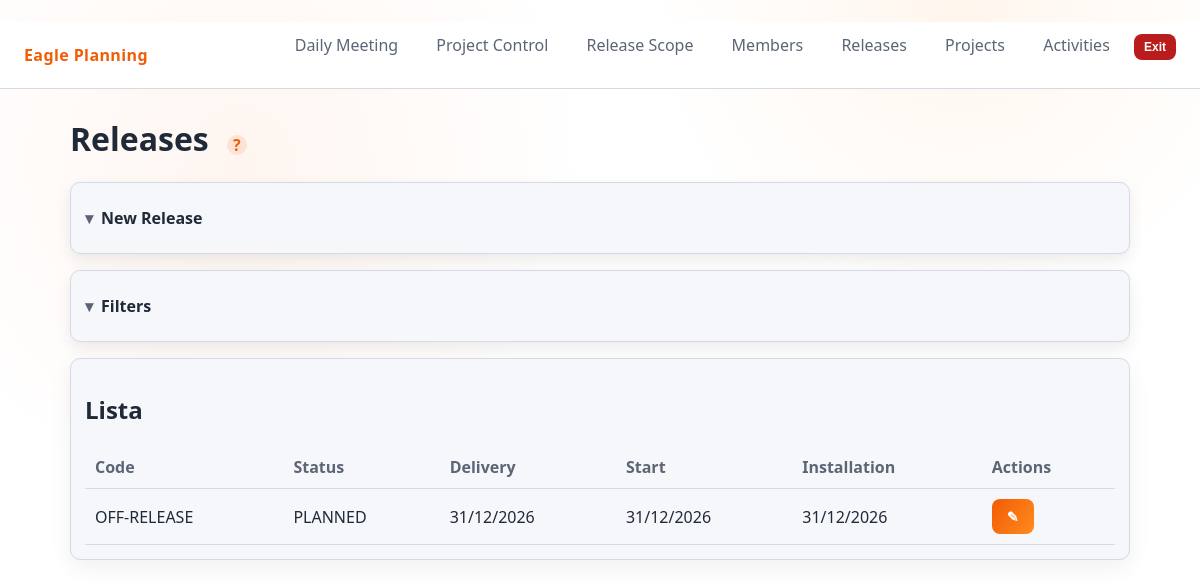
The app's page /releases, older data.
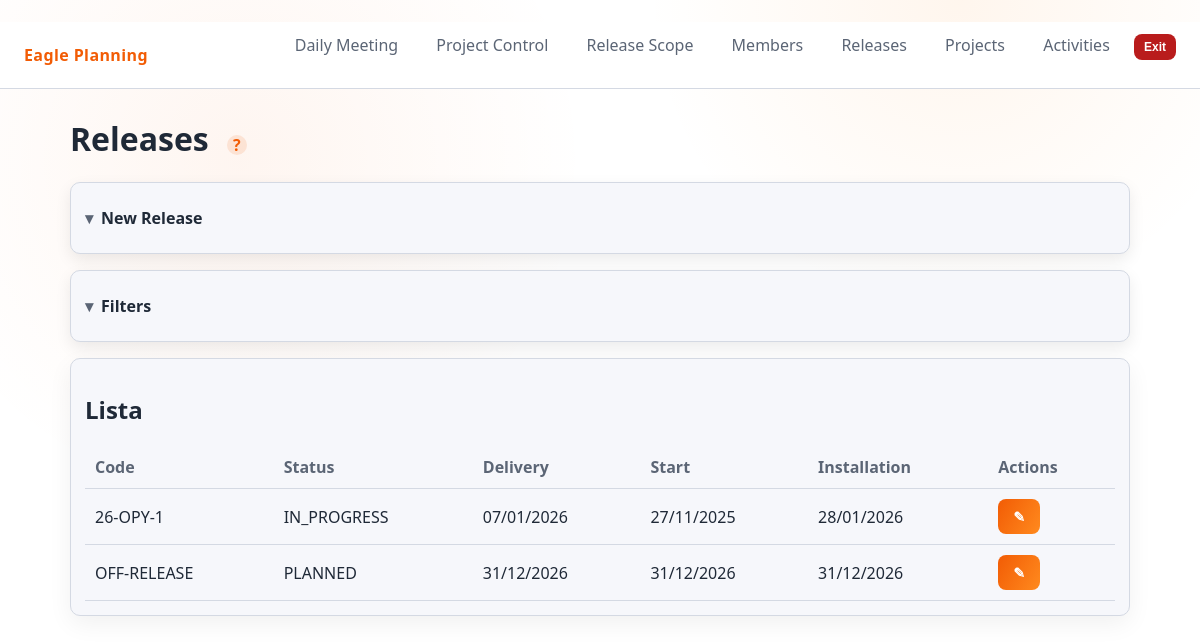
The same page, newer data.
### eagle_pm/app/models.py (models this page shows)
class Release(Base):
    __tablename__ = "release"
    id = Column(Integer, primary_key=True)
    release_code = Column(String(64), nullable=False, unique=True)
    status_code = Column(String(3), ForeignKey("index_release_status.code"), nullable=False)
    delivery_date = Column(Date, nullable=False)
    start_date = Column(Date, nullable=False)
    installation_date = Column(Date, nullable=False)
    created_at = Column(DateTime, default=utcnow, nullable=False)
    updated_at = Column(DateTime, default=utcnow, onupdate=utcnow, nullable=False)
    status = relationship("IndexReleaseStatus")
    links = relationship("ReleaseLink", back_populates="release", cascade="all, delete-orphan")
    __table_args__ = (Index("idx_release_status", "status_code"),)

class IndexReleaseStatus(Base):
    __tablename__ = "index_release_status"
    code = Column(String(3), primary_key=True)
    name = Column(String(32), nullable=False)

### eagle_pm/app/routes.py (the view)
@router.get("/releases")
def releases(request: Request, session: Session = Depends(get_session)):
    crud.update_release_statuses(session)
    code_filter = request.query_params.get("q")
    status_filter = request.query_params.get("status")
    msg = request.query_params.get("msg")
    releases_list = crud.list_releases(session, code_like=code_filter, status_code=status_filter)
    status_options = crud.get_index_options(session, models.IndexReleaseStatus)
    return templates.TemplateResponse(
        "releases.html",
        {
            "request": request,
            "title": "Releases",
            "releases": releases_list,
            "status_options": status_options,
            "filters": {"q": code_filter or "", "status": status_filter or ""},
            "message": msg,
        },
    )

### eagle_pm/app/templates/releases.html (shortened to what this page needs)
{% extends "base.html" %}
{% block content %}
  <div class="header-row">
    <div class="actions">
      <h1>Releases</h1><span class="tooltip-icon" data-tip="Manage releases; status auto by date; INSTALLED is read-only and not target.">?</span>
    </div>
  </div>
  <details class="panel">
    <summary class="accordion-summary">New Release</summary>
  </details>
  <details class="panel">
    <summary class="accordion-summary">Filters</summary>
  </details>
  <div class="panel">
    <h2>Lista</h2>
    <table class="table">
      <thead><tr><th>Code</th><th>Status</th><th>Delivery</th><th>Start</th><th>Installation</th><th>Actions</th></tr></thead>
      <tbody>
        {% for r in releases %}
          <tr>
            <td>{{ r.release_code }}</td>
            <td>{{ r.status.name if r.status else r.status_code }}</td>
            <td>{{ r.delivery_date | fmt_date }}</td>
            <td>{{ r.start_date | fmt_date }}</td>
            <td>{{ r.installation_date | fmt_date }}</td>
            <td>
              {% if r.status_code != "003" %}
                <a class="btn icon-btn" href="/releases/{{ r.id }}/edit" title="Edit">&#9998;</a>
              {% else %}
                <span class="muted">INSTALLED</span>
              {% endif %}
            </td>
          </tr>
        {% else %}
          <tr><td colspan="6">Nenhuma release.</td></tr>
        {% endfor %}
      </tbody>
    </table>
  </div>
{% endblock %}

Row changes from the older to the newer data that the page shows:
added Release: release_code "26-OPY-1", status "IN_PROGRESS", delivery_date|fmt_date "07/01/2026", start_date|fmt_date "27/11/2025", installation_date|fmt_date "28/01/2026"
